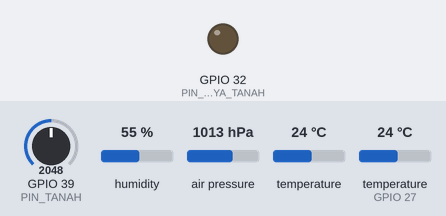
A sketch run on a simulated ESP32. Parts: output pins drawn as LEDs (lit = HIGH). The inputs (shaded band) are chosen by the test bench; at power-on: GPIO 39 (PIN_TANAH) = 2048, humidity 55 %, air pressure 1013 hPa, temperature 24 °C, temperature (sensor on GPIO 27) 24 °C. Random numbers use the default seed unless the sketch sets one; what the sketch prints to the serial monitor is not drawn.

Above: at 24.0 s.
24.1 s: GPIO 39 (PIN_TANAH) set to 1035
At 28.0 s:
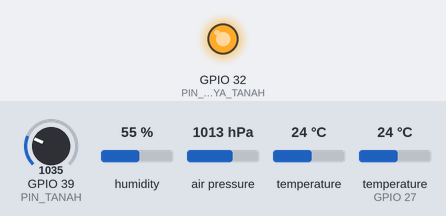
29.3 s: GPIO 39 (PIN_TANAH) set to 939
Timing chart, 0 to 61.8 s (numbered marks = the images above; inputs shaded):
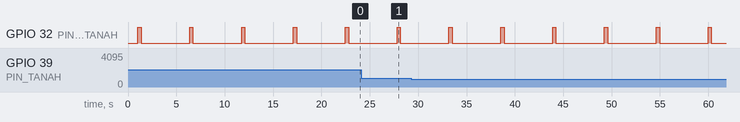

Measured:
- by itself, GPIO 32 (PIN_DAYA_TANAH): alternates HIGH for 0.34 s and LOW for 5.0 s

The sketch:

modul14_sensor_kebun.ino
```cpp
// Modul 14 - Praktik 2: sensor Node 2 "Kebun" dibaca dengan urutan hemat daya, lalu dikemas menjadi paket 33 byte.
// Belum ada radio dan belum tidur: setiap 5 detik satu "bangun pura-pura", hasilnya dicetak supaya bisa diperiksa.
// Rangkaian (PETA-PIN versi 5): BME280 SDA -> D21, SCL -> D22; DS18B20 DAT -> D27; sensor tanah ke-2 AOUT -> VN (GPIO 39),
// VCC -> D32 (BUKAN 3V3), GND -> GND. BME280 dan DS18B20 diberi 3,3 V dari rel bawah (+) breadboard mini.
// Library: Adafruit BME280 Library 2.3.0 (ikut terpasang: Adafruit Unified Sensor 1.1.15, Adafruit BusIO 1.17.4),
// OneWire 2.3.8, DallasTemperature 4.0.6.

#include <Wire.h>
#include <OneWire.h>
#include <DallasTemperature.h>
#include <Adafruit_BME280.h>
#include "paket-node2.h"

// ---------- Ganti dengan milikmu ----------
const bool MODE_KALIBRASI = false;  // true = hanya cetak angka mentah sensor tanah ke-2 (langkah kalibrasi)
const int TANAH_KERING = 3000;      // angka mentah di udara, diukur dengan daya dari D32
const int TANAH_BASAH = 1300;       // angka mentah di dalam air

// ---------- Tetap ----------
const int PIN_SATU_KABEL = 27;           // DS18B20
const int PIN_SDA = 21;                  // BME280
const int PIN_SCL = 22;
const int PIN_TANAH = 39;                // VN: AOUT sensor tanah ke-2
const int PIN_DAYA_TANAH = 32;           // D32: listrik sensor tanah, menyala hanya saat dibutuhkan
const unsigned long TENANG_TANAH_MS = 300;  // tunggu sejak sensor tanah dinyalakan sebelum dibaca
const uint8_t RESOLUSI_DS18B20 = 10;     // 0,25 derajat, paling lama 188 ms

OneWire satuKabel(PIN_SATU_KABEL);
DallasTemperature sensorSuhu(&satuKabel);
Adafruit_BME280 bme;
uint16_t sesi = 0;
uint32_t urutan = 0;

static bool adaPerangkat(uint8_t alamat) {
  Wire.beginTransmission(alamat);
  return Wire.endTransmission() == 0;
}

// BME280 mode forced: ukur sekali, lalu sensor kembali tidur sendiri (0,1 uA) sampai disuruh lagi.
static void bacaBme280(PaketNode2 &p) {
  p.suhu = NAN;
  p.kelembapan = NAN;
  p.tekanan = NAN;
  uint8_t alamat = adaPerangkat(0x76) ? 0x76 : (adaPerangkat(0x77) ? 0x77 : 0);
  if (alamat == 0) {
    Serial.println("BME280 tidak ditemukan di 0x76 maupun 0x77: periksa SDA ke D21, SCL ke D22, VCC, dan GND.");
    return;
  }
  if (!bme.begin(alamat)) {
    Serial.printf("Chip di 0x%02X bukan BME280 (chip ID 0x%02X; 0x58 = BMP280, tanpa kelembapan).\n", alamat,
                  (unsigned int)bme.sensorID());
    return;
  }
  bme.setSampling(Adafruit_BME280::MODE_FORCED, Adafruit_BME280::SAMPLING_X1, Adafruit_BME280::SAMPLING_X1,
                  Adafruit_BME280::SAMPLING_X1, Adafruit_BME280::FILTER_OFF);
  if (!bme.takeForcedMeasurement()) {
    Serial.println("BME280 tidak selesai mengukur.");
    return;
  }
  p.suhu = bme.readTemperature();
  p.kelembapan = bme.readHumidity();
  p.tekanan = bme.readPressure() / 100.0f;  // library memberi pascal; dibagi 100 menjadi hPa
}

// Rata-rata 20 bacaan. Angka mentah yang mustahil (sensor lepas atau tanpa listrik) dikirim sebagai -1.
static int8_t bacaTanah(int &mentah) {
  long jumlah = 0;
  for (int i = 0; i < 20; i++) {
    jumlah += analogRead(PIN_TANAH);
    delay(2);
  }
  mentah = jumlah / 20;
  if (mentah < TANAH_BASAH - 300 || mentah > TANAH_KERING + 300) {
    return -1;
  }
  return constrain(map(mentah, TANAH_KERING, TANAH_BASAH, 0, 100), 0, 100);
}

static void kalibrasi() {
  digitalWrite(PIN_DAYA_TANAH, HIGH);
  unsigned long mulai = millis();
  const unsigned long TITIK[] = {10, 50, 100, 200, 400};
  Serial.print("Angka mentah sensor tanah sejak dinyalakan:");
  for (unsigned long t : TITIK) {
    while (millis() - mulai < t) {
      delay(1);
    }
    Serial.printf("  %lu ms: %d", t, analogRead(PIN_TANAH));
  }
  digitalWrite(PIN_DAYA_TANAH, LOW);
  Serial.println();
}

static void bangunPuraPura() {
  unsigned long t0 = millis();
  digitalWrite(PIN_DAYA_TANAH, HIGH);  // 1. sensor tanah dinyalakan PALING AWAL: butuh waktu untuk tenang

  PaketNode2 p = {};
  p.tanda = PAKET_TANDA;
  p.versi = PAKET_VERSI;
  p.fw[0] = 1;
  p.fw[1] = 0;
  p.fw[2] = 0;
  p.sesi = sesi;
  p.urutan = ++urutan;
  p.jedaDetik = 300;
  p.percobaan = 1;

  sensorSuhu.requestTemperatures();  // 2. DS18B20 mulai mengukur, tanpa menunggu
  unsigned long mulaiDs = millis();
  bacaBme280(p);                     // 3. BME280 dibaca sementara DS18B20 masih mengukur
  unsigned long tBme = millis() - t0;
  while (!sensorSuhu.isConversionComplete() && millis() - mulaiDs < 800) {  // 4. tunggu DS18B20 selesai
    delay(5);
  }
  float suhuTanah = sensorSuhu.getTempCByIndex(0);  // -127 kalau sensor tidak menjawab
  p.suhuTanah = (suhuTanah == DEVICE_DISCONNECTED_C) ? NAN : suhuTanah;
  unsigned long tDs = millis() - t0;
  while (millis() - t0 < TENANG_TANAH_MS) {  // 5. sensor tanah sudah cukup lama menyala?
    delay(1);
  }
  int mentah = 0;
  p.tanah = bacaTanah(mentah);
  digitalWrite(PIN_DAYA_TANAH, LOW);  // 6. sensor tanah dipadamkan lagi
  unsigned long tSelesai = millis() - t0;

  Serial.printf("Bangun pura-pura #%lu: BME280 selesai %lu ms, DS18B20 %lu ms, tanah %lu ms.\n", (unsigned long)urutan,
                tBme, tDs, tSelesai);
  Serial.printf("  suhu %.1f C, kelembapan %.0f %%, tekanan %.1f hPa, suhu tanah %.2f C, tanah %d %% (mentah %d)\n",
                p.suhu, p.kelembapan, p.tekanan, p.suhuTanah, p.tanah, mentah);
  const uint8_t *b = (const uint8_t *)&p;  // lihat paketnya byte demi byte
  Serial.print("  paket 33 byte:");
  for (size_t i = 0; i < sizeof(p); i++) {
    Serial.printf(" %02X", b[i]);
  }
  Serial.println();
}

void setup() {
  Serial.begin(115200);
  delay(1000);
  pinMode(PIN_DAYA_TANAH, OUTPUT);
  digitalWrite(PIN_DAYA_TANAH, LOW);
  Wire.begin(PIN_SDA, PIN_SCL);
  sensorSuhu.begin();
  sensorSuhu.setResolution(RESOLUSI_DS18B20);  // EEPROM sensor hanya ditulis kalau resolusinya berbeda
  sensorSuhu.setWaitForConversion(false);      // requestTemperatures() kembali seketika
  sesi = (uint16_t)(esp_random() | 1);
  Serial.println();
  Serial.printf("Praktik 2: ukuran PaketNode2 = %u byte. DS18B20 ditemukan: %u.\n", (unsigned int)sizeof(PaketNode2),
                (unsigned int)sensorSuhu.getDeviceCount());
}

void loop() {
  if (MODE_KALIBRASI) {
    kalibrasi();
    delay(1600);
  } else {
    bangunPuraPura();
    delay(5000);
  }
}
```

paket-node2.h
```cpp
// paket-node2.h - "formulir" paket ESP-NOW dari Node 2 "Kebun" ke Node 1 "Rumah" (Modul 14).
// File ini SAMA PERSIS di folder node-1-rumah dan node-2-kebun. Kalau susunannya diubah, ubah KEDUANYA
// dan naikkan PAKET_VERSI, supaya Node 1 menolak paket lama dengan pesan yang jelas.
// Kedua ujung adalah ESP32 (little-endian, kompiler sama), jadi struct boleh dikirim apa adanya.
#pragma once
#include <stdint.h>

const uint8_t PAKET_TANDA = 0x52;  // huruf 'R' (Rumah Pintar Mini): paket ESP-NOW milik orang lain langsung ditolak
const uint8_t PAKET_VERSI = 1;     // naikkan setiap kali susunan formulir berubah

// __attribute__((packed)) = tanpa celah antarkolom: ukurannya sama persis di pengirim dan penerima.
struct __attribute__((packed)) PaketNode2 {
  uint8_t tanda;       // selalu PAKET_TANDA
  uint8_t versi;       // selalu PAKET_VERSI
  uint8_t fw[3];       // versi firmware Node 2: mayor, minor, tambalan, misalnya {1, 0, 0}
  uint16_t sesi;       // angka acak baru setiap Node 2 menyala dari MATI (bukan dari tidur)
  uint32_t urutan;     // nomor paket: naik 1 setiap kali Node 2 bangun
  uint16_t jedaDetik;  // jadwal bangun Node 2 (misalnya 300); Node 1 memakainya untuk batas "offline"
  uint8_t percobaan;   // kiriman ke berapa dalam satu kali bangun (1 = langsung berhasil)
  float suhu;          // derajat Celsius dari BME280; NAN = gagal dibaca
  float kelembapan;    // persen dari BME280; NAN = gagal dibaca
  float tekanan;       // hPa dari BME280; NAN = gagal dibaca
  float suhuTanah;     // derajat Celsius dari DS18B20; NAN = gagal dibaca
  int8_t tanah;        // persen 0-100 dari sensor tanah ke-2; -1 = gagal dibaca
  uint16_t bateraiMv;  // tegangan baterai dalam milivolt; 0 = tidak diukur
};
static_assert(sizeof(PaketNode2) == 33, "Ukuran PaketNode2 berubah: samakan kedua file dan naikkan PAKET_VERSI");
```
